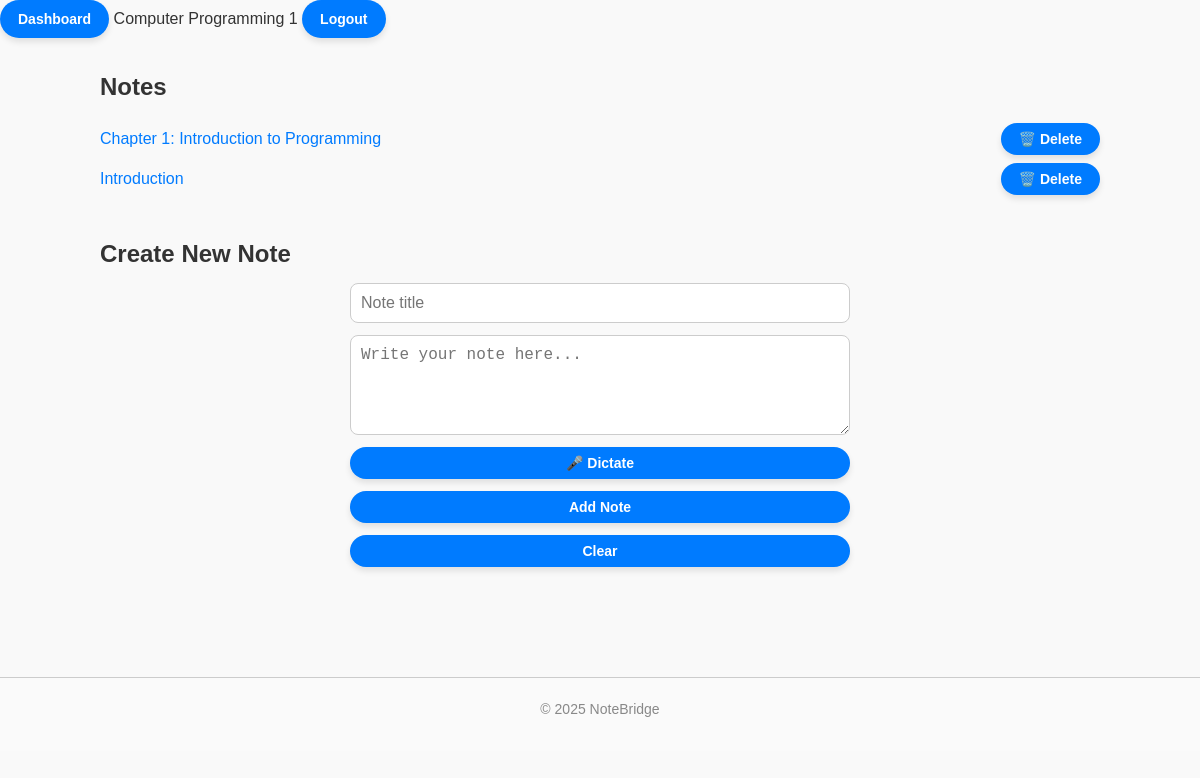
Page /notebook/1 (signed in) on the committed database.
### tables this page shows
CREATE TABLE notebooks (
        id INTEGER PRIMARY KEY AUTOINCREMENT,
        owner_id INTEGER NOT NULL,
        title TEXT NOT NULL,
        description TEXT,
        created_at TEXT NOT NULL,
        is_shared INTEGER DEFAULT 0,
        FOREIGN KEY(owner_id) REFERENCES users(id) ON DELETE CASCADE
    );

CREATE TABLE notes (
        id INTEGER PRIMARY KEY AUTOINCREMENT,
        notebook_id INTEGER NOT NULL,
        title TEXT,
        content TEXT,
        created_by INTEGER,
        created_at TEXT NOT NULL,
        updated_at TEXT,
        FOREIGN KEY(notebook_id) REFERENCES notebooks(id) ON DELETE CASCADE,
        FOREIGN KEY(created_by) REFERENCES users(id) ON DELETE SET NULL
    );

### notebooks.py (the view)
@notebook_bp.route('/notebook/<int:notebook_id>')
@login_required
def view_notebook(notebook_id):
    db = get_db()
    nb = db.execute('SELECT * FROM notebooks WHERE id=?', (notebook_id,)).fetchone()
    if not nb:
        return "Notebook not found", 404
    notes = db.execute(
        'SELECT * FROM notes WHERE notebook_id=? ORDER BY updated_at DESC, created_at DESC',
        (notebook_id,)
    ).fetchall()
    return render_template('notebook.html', notebook=nb, notes=notes)

### auth.py (called while the page is built)
def current_user():
    uid = session.get('user_id')
    if not uid:
        return None
    db = get_db()
    return db.execute('SELECT id, username, full_name FROM users WHERE id=?', (uid,)).fetchone()

def login_required(f):
    @wraps(f)
    def wrapped(*args, **kwargs):
        if not current_user():
            return redirect(url_for('auth.login'))
        return f(*args, **kwargs)
    return wrapped

### database.py (called while the page is built)
def get_db():
    db = getattr(g, '_database', None)
    if db is None:
        db = g._database = sqlite3.connect(DATABASE)
        db.row_factory = sqlite3.Row
    return db

def close_connection(exception=None):
    db = getattr(g, '_database', None)
    if db is not None:
        db.close()

### templates/notebook.html (shortened to what this page needs)
<!DOCTYPE html>
<html lang="en">
<head>
  <link rel="stylesheet" href="{{ url_for('static', filename='style.css') }}">
</head>
<body>
  <nav class="navbar">
    <a href="{{ url_for('dashboard.dashboard') }}" class="btn">Dashboard</a>
    <span class="navbar-title">{{ notebook['title'] }}</span>
    <a href="{{ url_for('auth.logout') }}" class="btn">Logout</a>
  </nav>
  <main>
    <section>
      <h2>Notes</h2>
      <ul id="notes-list">
        {% for n in notes %}
        <li id="note-{{ n['id'] }}">
          <a href="{{ url_for('notebook.view_note', note_id=n['id']) }}">{{ n['title'] }}</a>
          <button class="btn delete-note" data-id="{{ n['id'] }}">🗑️ Delete</button>
        </li>
        {% else %}
        <li id="no-notes">No notes in this notebook.</li>
        {% endfor %}
      </ul>
    </section>
    <section>
      <h2>Create New Note</h2>
      <form id="note-form">
        <input type="text" name="title" id="note-title" placeholder="Note title">
        <textarea name="content" id="note-content" placeholder="Write your note here..."></textarea>
        <button type="button" id="dictate-btn" class="btn">🎤 Dictate</button>
        <button type="submit" class="btn">Add Note</button>
        <button type="button" id="clear-btn" class="btn">Clear</button>
      </form>
    </section>
  </main>
  <footer>
    <p>&copy; {{ current_year or 2025 }} NoteBridge</p>
  </footer>
</body>
</html>

### static/style.css (style rules this page uses)
body { font-family: Arial, sans-serif; margin: 0; padding: 0; line-height: 1.6; background-color: #f9f9f9; color: #333; transition: background 0.3s, color 0.3s; }
h1, h2, h3 { margin: 0 0 10px 0; font-weight: 700; }
p { margin: 5px 0 15px 0; }
a { text-decoration: none; color: #007BFF; transition: color 0.3s; }
.btn { display: inline-block; background-color: #007BFF; color: #fff; padding: 8px 18px; border: none; border-radius: 25px; cursor: pointer; font-size: 14px; font-weight: bold; box-shadow: 0 4px 6px rgba(0,0,0,0.1); transition: all 0.3s; }
main { padding: 30px 20px; max-width: 1000px; margin: auto; }
main section { margin-bottom: 40px; }
form { display: flex; flex-direction: column; gap: 12px; max-width: 500px; margin: auto; }
form input[type="text"], form input[type="password"], form textarea, form select { padding: 10px; font-size: 16px; border: 1px solid #ccc; border-radius: 8px; width: 100%; box-sizing: border-box; transition: border 0.3s, box-shadow 0.3s; }
textarea { resize: vertical; min-height: 100px; }
ul { list-style: none; padding: 0; }
li { margin-bottom: 8px; display: flex; justify-content: space-between; align-items: center; }
footer { text-align: center; font-size: 14px; color: #888; margin-top: 40px; border-top: 1px solid #ccc; padding: 15px 0; background: #fafafa; }

### rows in the picture
notebooks: title "Computer Programming 1"
notes: title "Chapter 1: Introduction to Programming"
notes: title "Introduction"

### other values in the picture
{{ current_year or 2025 }} "2025"
